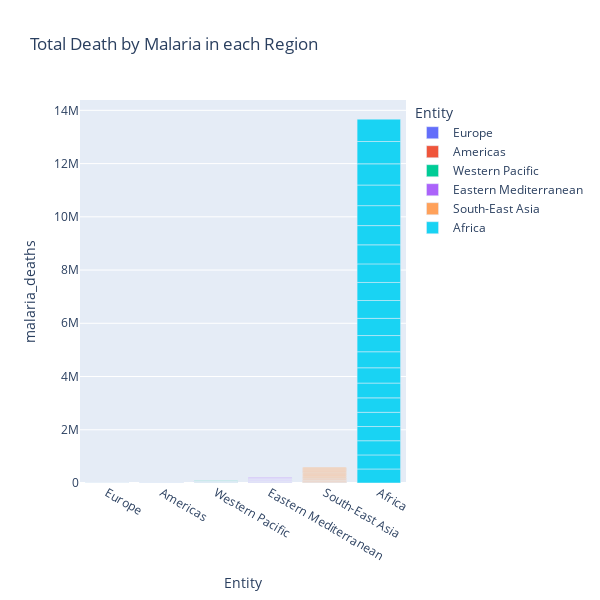

Notebook code for this chart:
### Code cell
fig = px.bar(df, x='Entity', y='malaria_deaths', hover_data=['Entity', 'malaria_deaths'], color='Entity',
labels={'deaths': 'causes of deaths'}, width=600, height=600, title="Total Death by Malaria in each Region")
fig.show()

### Figure 1 — Plotly figure (JSON) as saved in the notebook; plotly's stock layout.template omitted (floating-point values rounded to 4 significant figures)
{"data": [{"alignmentgroup": "True", "hovertemplate": "Entity=%{x}<br>malaria_deaths=%{y}<extra></extra>", "legendgroup": "Europe", "marker": {"color": "#636efa", "pattern": {"shape": ""}}, "name": "Europe", "offsetgroup": "Europe", "orientation": "v", "showlegend": true, "textposition": "auto", "type": "bar", "x": ["Europe", "Europe", "Europe", "Europe", "Europe", "Europe", "Europe", "Europe", "Europe", "Europe", "Europe", "Europe", "Europe", "Europe", "Europe", "Europe", "Europe", "Europe", "Europe", "Europe", "Europe"], "xaxis": "x", "y": [0, 0, 0, 0, 0, 0, 0, 0, 0, 0, 0, 0, 0, 0, 0, 0, 0, 0, 0, 0, 0], "yaxis": "y"}, {"alignmentgroup": "True", "hovertemplate": "Entity=%{x}<br>malaria_deaths=%{y}<extra></extra>", "legendgroup": "Americas", "marker": {"color": "#EF553B", "pattern": {"shape": ""}}, "name": "Americas", "offsetgroup": "Americas", "orientation": "v", "showlegend": true, "textposition": "auto", "type": "bar", "x": ["Americas", "Americas", "Americas", "Americas", "Americas", "Americas", "Americas", "Americas", "Americas", "Americas", "Americas", "Americas", "Americas", "Americas", "Americas", "Americas", "Americas", "Americas", "Americas", "Americas", "Americas"], "xaxis": "x", "y": [348, 409, 414, 430, 463, 464, 470, 470, 502, 503, 509, 529, 571, 581, 664, 687, 711, 726, 764, 832, 909], "yaxis": "y"}, {"alignmentgroup": "True", "hovertemplate": "Entity=%{x}<br>malaria_deaths=%{y}<extra></extra>", "legendgroup": "Western Pacific", "marker": {"color": "#00cc96", "pattern": {"shape": ""}}, "name": "Western Pacific", "offsetgroup": "Western Pacific", "orientation": "v", "showlegend": true, "textposition": "auto", "type": "bar", "x": ["Western Pacific", "Western Pacific", "Western Pacific", "Western Pacific", "Western Pacific", "Western Pacific", "Western Pacific", "Western Pacific", "Western Pacific", "Western Pacific", "Western Pacific", "Western Pacific", "Western Pacific", "Western Pacific", "Western Pacific", "Western Pacific", "Western Pacific", "Western Pacific", "Western Pacific", "Western Pacific", "Western Pacific"], "xaxis": "x", "y": [2400, 2600, 2900, 3000, 3000, 3000, 3200, 3400, 3500, 3500, 3800, 3800, 4000, 4500, 4700, 4700, 4900, 5000, 5300, 5600, 6100], "yaxis": "y"}, {"alignmentgroup": "True", "hovertemplate": "Entity=%{x}<br>malaria_deaths=%{y}<extra></extra>", "legendgroup": "Eastern Mediterranean", "marker": {"color": "#ab63fa", "pattern": {"shape": ""}}, "name": "Eastern Mediterranean", "offsetgroup": "Eastern Mediterranean", "orientation": "v", "showlegend": true, "textposition": "auto", "type": "bar", "x": ["Eastern Mediterranean", "Eastern Mediterranean", "Eastern Mediterranean", "Eastern Mediterranean", "Eastern Mediterranean", "Eastern Mediterranean", "Eastern Mediterranean", "Eastern Mediterranean", "Eastern Mediterranean", "Eastern Mediterranean", "Eastern Mediterranean", "Eastern Mediterranean", "Eastern Mediterranean", "Eastern Mediterranean", "Eastern Mediterranean", "Eastern Mediterranean", "Eastern Mediterranean", "Eastern Mediterranean", "Eastern Mediterranean", "Eastern Mediterranean", "Eastern Mediterranean"], "xaxis": "x", "y": [6900, 7200, 7700, 7900, 8000, 8100, 8300, 8800, 9500, 9800, 10200, 10600, 10900, 11500, 11500, 11500, 12200, 12300, 13200, 13700, 13900], "yaxis": "y"}, {"alignmentgroup": "True", "hovertemplate": "Entity=%{x}<br>malaria_deaths=%{y}<extra></extra>", "legendgroup": "South-East Asia", "marker": {"color": "#FFA15A", "pattern": {"shape": ""}}, "name": "South-East Asia", "offsetgroup": "South-East Asia", "orientation": "v", "showlegend": true, "textposition": "auto", "type": "bar", "x": ["South-East Asia", "South-East Asia", "South-East Asia", "South-East Asia", "South-East Asia", "South-East Asia", "South-East Asia", "South-East Asia", "South-East Asia", "South-East Asia", "South-East Asia", "South-East Asia", "South-East Asia", "South-East Asia", "South-East Asia", "South-East Asia", "South-East Asia", "South-East Asia", "South-East Asia", "South-East Asia", "South-East Asia"], "xaxis": "x", "y": [9000, 9000, 11000, 18000, 21000, 23000, 24000, 25000, 27000, 32000, 33000, 33000, 33000, 33000, 34000, 35000, 36000, 36000, 37000, 38000, 39000], "yaxis": "y"}, {"alignmentgroup": "True", "hovertemplate": "Entity=%{x}<br>malaria_deaths=%{y}<extra></extra>", "legendgroup": "Africa", "marker": {"color": "#19d3f3", "pattern": {"shape": ""}}, "name": "Africa", "offsetgroup": "Africa", "orientation": "v", "showlegend": true, "textposition": "auto", "type": "bar", "x": ["Africa", "Africa", "Africa", "Africa", "Africa", "Africa", "Africa", "Africa", "Africa", "Africa", "Africa", "Africa", "Africa", "Africa", "Africa", "Africa", "Africa", "Africa", "Africa", "Africa", "Africa"], "xaxis": "x", "y": [527000, 528000, 533000, 534000, 534000, 542000, 556000, 575000, 602000, 608000, 646000, 671000, 678000, 698000, 715000, 723000, 750000, 774000, 797000, 838000, 840000], "yaxis": "y"}], "layout": {"barmode": "relative", "height": 600, "legend": {"title": {"text": "Entity"}, "tracegroupgap": 0}, "title": {"text": "Total Death by Malaria in each Region"}, "width": 600, "xaxis": {"anchor": "y", "categoryarray": ["Europe", "Americas", "Western Pacific", "Eastern Mediterranean", "South-East Asia", "Africa"], "categoryorder": "array", "domain": [0, 1], "title": {"text": "Entity"}}, "yaxis": {"anchor": "x", "domain": [0, 1], "title": {"text": "malaria_deaths"}}}}
